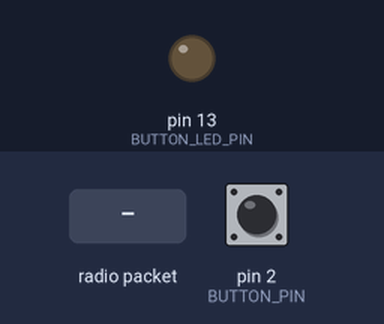
Recording of a sketch running on a simulated Arduino Uno, built with avr-gcc and run on an emulated ATmega328P. On the bench: output pins drawn as LEDs (lit = HIGH). The test bench sets the inputs (shaded band); at power-on: pin 2 (BUTTON_PIN) LOW. No radio packets arrive unless stated; what the sketch prints to the serial monitor is not drawn.

Above: at 1.2 s.
1.3 s: radio packet "1" arrives
At 1.8 s:
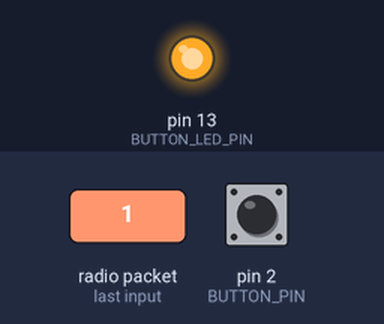
2.8 s: pin 2 (BUTTON_PIN) pulled HIGH for 0.15 s
At 3.8 s:
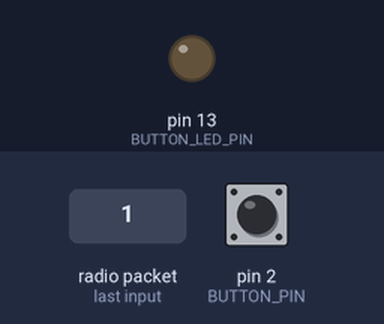
4.4 s: radio packet "0" arrives
At 5.4 s:
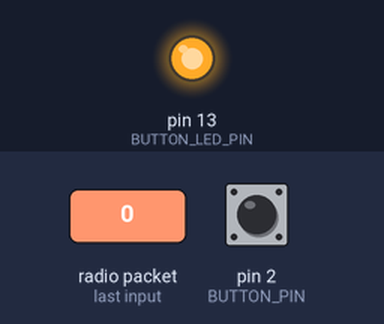
Timing chart, 0 to 7.4 s (numbered marks = the images above; inputs shaded):
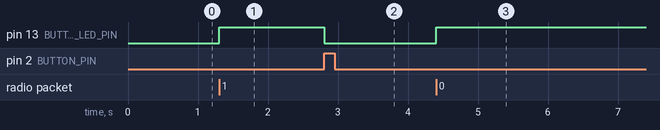

Measured:
- after the input at 1.3 s, pin 13 (BUTTON_LED_PIN): LOW → HIGH at once
- after the input at 2.8 s, pin 13 (BUTTON_LED_PIN): HIGH → LOW at once
- after the input at 4.4 s, pin 13 (BUTTON_LED_PIN): LOW → HIGH at once

The sketch:

NeedHelpReceiver.ino
```cpp
// (licence header left out)
#include <VirtualWire.h>
#undef int
#undef abs
#undef double
#undef float
#undef round

const int BUTTON_LED_PIN = 13;
const int BUTTON_PIN = 2;
int buttonState = 0;

void setup()
{
    Serial.begin(9600);	// Debugging only
    Serial.println("setup");

    pinMode(BUTTON_LED_PIN, OUTPUT);
    pinMode(BUTTON_PIN, INPUT);

    // Initialise the IO and ISR
    vw_set_ptt_inverted(true); // Required for DR3100
    vw_setup(2000);	 // Bits per sec

    vw_rx_start();       // Start the receiver PLL running
}

void loop()
{
    uint8_t buf[VW_MAX_MESSAGE_LEN];
    uint8_t buflen = VW_MAX_MESSAGE_LEN;

    if (vw_get_message(buf, &buflen)) // Non-blocking
    {
	int i;

        digitalWrite(BUTTON_LED_PIN, HIGH); // Flash a light to show received good message
	// Message with a good checksum received, dump it.
	Serial.print("Got: ");

	for (i = 0; i < buflen; i++)
	{
	    Serial.print((char)buf[i]);
	    Serial.print(" ");
	}
	Serial.println("");
    }

    buttonState = digitalRead(BUTTON_PIN);
    Serial.println(buttonState);
    if(buttonState==HIGH){
        digitalWrite(BUTTON_LED_PIN, LOW);
    }
}
```
